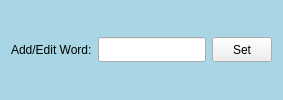
                          <widget class="QGroupBox" name="groupBox_111">
                           <property name="minimumSize">
                            <size>
                             <width>0</width>
                             <height>45</height>
                            </size>
                           </property>
                           <property name="styleSheet">
                            <string notr="true">QGroupBox{
background-color: rgb(169, 214, 229);
border:none;
}

QGroupBox:title{
background-color: rgb(70, 143, 175);
border:none;
	color: rgb(208, 248, 255);
}</string>
                           </property>
                           <property name="title">
                            <string/>
                           </property>
                           <layout class="QHBoxLayout" name="horizontalLayout_65">
                            <item>
                             <widget class="QLabel" name="label_55">
                              <property name="text">
                               <string>Add/Edit Word:</string>
                              </property>
                             </widget>
                            </item>
                            <item>
                             <widget class="QLineEdit" name="lineEdit_22">
                              <property name="minimumSize">
                               <size>
                                <width>0</width>
                                <height>25</height>
                               </size>
                              </property>
                              <property name="maximumSize">
                               <size>
                                <width>140</width>
                                <height>16777215</height>
                               </size>
                              </property>
                             </widget>
                            </item>
                            <item>
                             <widget class="QPushButton" name="AddNewShortPushButton">
                              <property name="minimumSize">
                               <size>
                                <width>0</width>
                                <height>25</height>
                               </size>
                              </property>
                              <property name="maximumSize">
                               <size>
                                <width>60</width>
                                <height>16777215</height>
                               </size>
                              </property>
                              <property name="text">
                               <string>Set</string>
                              </property>
                             </widget>
                            </item>
                           </layout>
                          </widget>
